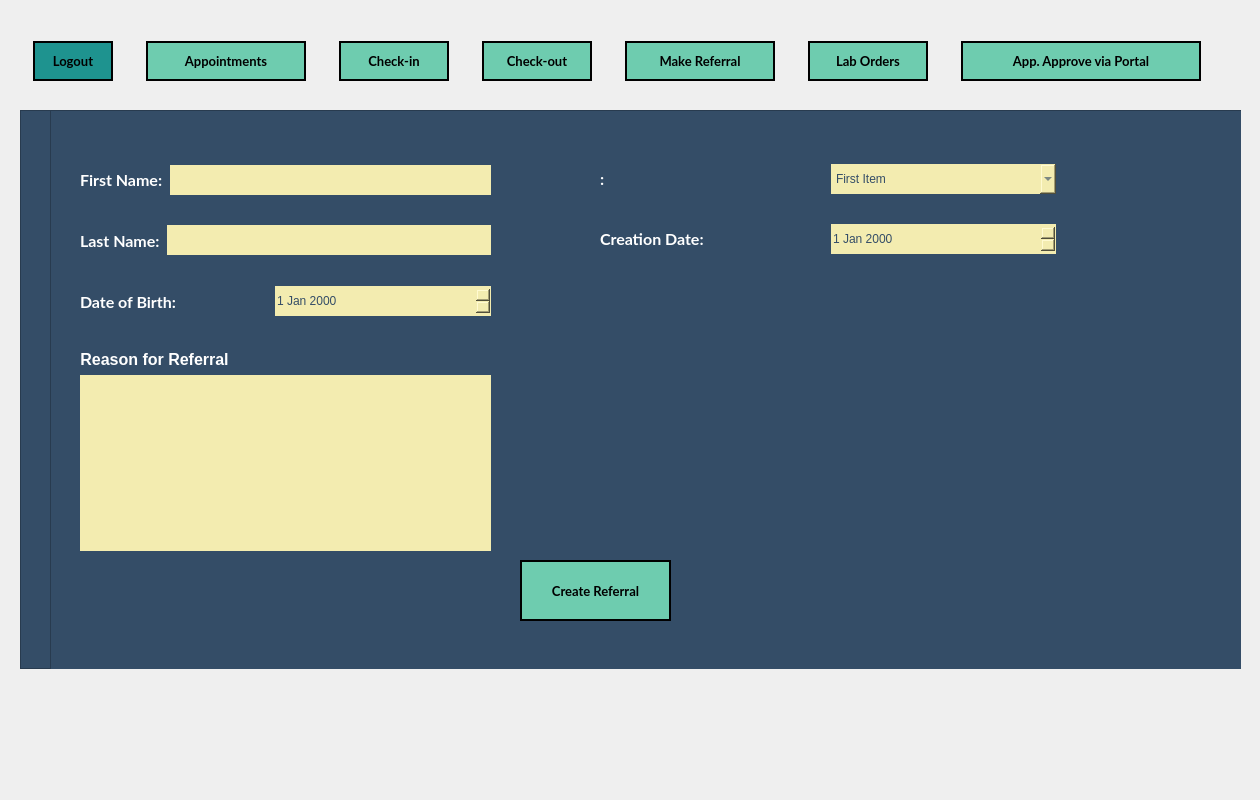
<?xml version="1.0" encoding="UTF-8"?>
<ui version="4.0">
 <class>MainWindow</class>
 <widget class="QMainWindow" name="MainWindow">
  <property name="geometry">
   <rect>
    <x>0</x>
    <y>0</y>
    <width>1260</width>
    <height>800</height>
   </rect>
  </property>
  <property name="minimumSize">
   <size>
    <width>1260</width>
    <height>800</height>
   </size>
  </property>
  <property name="maximumSize">
   <size>
    <width>1260</width>
    <height>800</height>
   </size>
  </property>
  <property name="windowTitle">
   <string>Forsyth Family Practice Center - [ TEMPLATE ]</string>
  </property>
  <property name="styleSheet">
   <string notr="true">border-image: url(:/newPrefix/imgs/app-bg.png);

QGroupBox, QFrame {
	border-image: none;
	border: none;
}</string>
  </property>
  <widget class="QWidget" name="centralwidget">
   <widget class="QGroupBox" name="groupBox_NavBar">
    <property name="geometry">
     <rect>
      <x>20</x>
      <y>40</y>
      <width>1221</width>
      <height>80</height>
     </rect>
    </property>
    <property name="styleSheet">
     <string notr="true">border: none; border-image: none;</string>
    </property>
    <property name="title">
     <string/>
    </property>
    <widget class="QWidget" name="layoutWidget">
     <property name="geometry">
      <rect>
       <x>0</x>
       <y>0</y>
       <width>1201</width>
       <height>42</height>
      </rect>
     </property>
     <layout class="QHBoxLayout" name="Layout_NavBar">
      <property name="spacing">
       <number>20</number>
      </property>
      <item>
       <widget class="QPushButton" name="Nav_LogoutBtn">
        <property name="minimumSize">
         <size>
          <width>80</width>
          <height>40</height>
         </size>
        </property>
        <property name="maximumSize">
         <size>
          <width>60</width>
          <height>16777215</height>
         </size>
        </property>
        <property name="font">
         <font>
          <family>Lato</family>
          <pointsize>10</pointsize>
          <weight>75</weight>
          <bold>true</bold>
         </font>
        </property>
        <property name="cursor">
         <cursorShape>PointingHandCursor</cursorShape>
        </property>
        <property name="styleSheet">
         <string notr="true">QPushButton {
	border-image: none;
	background-color: rgb(30, 147, 143);
	color: black;
	border: 2px solid black;
}

QPushButton::hover {
	background-color: rgb(14, 81, 85);
	color: white;
}</string>
        </property>
        <property name="text">
         <string>Logout</string>
        </property>
       </widget>
      </item>
      <item>
       <widget class="QPushButton" name="Nav_Appointments">
        <property name="sizePolicy">
         <sizepolicy hsizetype="Preferred" vsizetype="Fixed">
          <horstretch>0</horstretch>
          <verstretch>0</verstretch>
         </sizepolicy>
        </property>
        <property name="minimumSize">
         <size>
          <width>160</width>
          <height>40</height>
         </size>
        </property>
        <property name="maximumSize">
         <size>
          <width>90</width>
          <height>16777215</height>
         </size>
        </property>
        <property name="font">
         <font>
          <family>Lato</family>
          <pointsize>10</pointsize>
          <weight>75</weight>
          <bold>true</bold>
         </font>
        </property>
        <property name="cursor">
         <cursorShape>PointingHandCursor</cursorShape>
        </property>
        <property name="autoFillBackground">
         <bool>false</bool>
        </property>
        <property name="styleSheet">
         <string notr="true">QPushButton {
	border-image: none;
	background-color: #6ECCAF;
	color: black;
	border: 2px solid black;
}

QPushButton::hover {
	background-color: rgb(139, 231, 100);
	color: white;
}</string>
        </property>
        <property name="text">
         <string>Appointments</string>
        </property>
       </widget>
      </item>
      <item>
       <widget class="QPushButton" name="Nav_CheckinBtn">
        <property name="minimumSize">
         <size>
          <width>110</width>
          <height>40</height>
         </size>
        </property>
        <property name="maximumSize">
         <size>
          <width>80</width>
          <height>16777215</height>
         </size>
        </property>
        <property name="font">
         <font>
          <family>Lato</family>
          <pointsize>10</pointsize>
          <weight>75</weight>
          <bold>true</bold>
         </font>
        </property>
        <property name="cursor">
         <cursorShape>PointingHandCursor</cursorShape>
        </property>
        <property name="styleSheet">
         <string notr="true">QPushButton {
	border-image: none;
	background-color: #6ECCAF;
	color: black;
	border: 2px solid black;
}

QPushButton::hover {
	background-color: rgb(139, 231, 100);
	color: white;
}

</string>
        </property>
        <property name="text">
         <string>Check-in</string>
        </property>
       </widget>
      </item>
      <item>
       <widget class="QPushButton" name="Nav_CheckoutBtn">
        <property name="minimumSize">
         <size>
          <width>110</width>
          <height>40</height>
         </size>
        </property>
        <property name="maximumSize">
         <size>
          <width>90</width>
          <height>16777215</height>
         </size>
        </property>
        <property name="font">
         <font>
          <family>Lato</family>
          <pointsize>10</pointsize>
          <weight>75</weight>
          <bold>true</bold>
         </font>
        </property>
        <property name="cursor">
         <cursorShape>PointingHandCursor</cursorShape>
        </property>
        <property name="styleSheet">
         <string notr="true">QPushButton {
	border-image: none;
	background-color: #6ECCAF;
	color: black;
	border: 2px solid black;
}

QPushButton::hover {
	background-color: rgb(139, 231, 100);
	color: white;
}</string>
        </property>
        <property name="text">
         <string>Check-out</string>
        </property>
       </widget>
      </item>
      <item>
       <widget class="QPushButton" name="Nav_MakeReferralBtn">
        <property name="minimumSize">
         <size>
          <width>150</width>
          <height>40</height>
         </size>
        </property>
        <property name="maximumSize">
         <size>
          <width>110</width>
          <height>16777215</height>
         </size>
        </property>
        <property name="font">
         <font>
          <family>Lato</family>
          <pointsize>10</pointsize>
          <weight>75</weight>
          <bold>true</bold>
         </font>
        </property>
        <property name="cursor">
         <cursorShape>PointingHandCursor</cursorShape>
        </property>
        <property name="styleSheet">
         <string notr="true">QPushButton {
	border-image: none;
	background-color: #6ECCAF;
	color: black;
	border: 2px solid black;
}

QPushButton::hover {
	background-color: rgb(139, 231, 100);
	color: white;
}
</string>
        </property>
        <property name="text">
         <string>Make Referral</string>
        </property>
       </widget>
      </item>
      <item>
       <widget class="QPushButton" name="Nav_LabOrdersBtn">
        <property name="minimumSize">
         <size>
          <width>120</width>
          <height>40</height>
         </size>
        </property>
        <property name="maximumSize">
         <size>
          <width>90</width>
          <height>16777215</height>
         </size>
        </property>
        <property name="font">
         <font>
          <family>Lato</family>
          <pointsize>10</pointsize>
          <weight>75</weight>
          <bold>true</bold>
         </font>
        </property>
        <property name="cursor">
         <cursorShape>PointingHandCursor</cursorShape>
        </property>
        <property name="styleSheet">
         <string notr="true">QPushButton {
	border-image: none;
	background-color: #6ECCAF;
	color: black;
	border: 2px solid black;
}

QPushButton::hover {
	background-color: rgb(139, 231, 100);
	color: white;
}</string>
        </property>
        <property name="text">
         <string>Lab Orders</string>
        </property>
       </widget>
      </item>
      <item>
       <widget class="QPushButton" name="Nav_ApproveAppointmentsBtn">
        <property name="minimumSize">
         <size>
          <width>240</width>
          <height>40</height>
         </size>
        </property>
        <property name="maximumSize">
         <size>
          <width>90</width>
          <height>16777215</height>
         </size>
        </property>
        <property name="font">
         <font>
          <family>Lato</family>
          <pointsize>10</pointsize>
          <weight>75</weight>
          <bold>true</bold>
         </font>
        </property>
        <property name="cursor">
         <cursorShape>PointingHandCursor</cursorShape>
        </property>
        <property name="styleSheet">
         <string notr="true">QPushButton {
	border-image: none;
	background-color: #6ECCAF;
	color: black;
	border: 2px solid black;
}

QPushButton::hover {
	background-color: rgb(139, 231, 100);
	color: white;
}</string>
        </property>
        <property name="text">
         <string>App. Approve via Portal</string>
        </property>
       </widget>
      </item>
     </layout>
    </widget>
   </widget>
   <widget class="QWidget" name="layoutWidget">
    <property name="geometry">
     <rect>
      <x>0</x>
      <y>0</y>
      <width>2</width>
      <height>2</height>
     </rect>
    </property>
    <layout class="QHBoxLayout" name="horizontalLayout_6"/>
   </widget>
   <widget class="QFrame" name="Main_Frame">
    <property name="geometry">
     <rect>
      <x>20</x>
      <y>110</y>
      <width>1221</width>
      <height>559</height>
     </rect>
    </property>
    <property name="minimumSize">
     <size>
      <width>0</width>
      <height>0</height>
     </size>
    </property>
    <property name="maximumSize">
     <size>
      <width>16777215</width>
      <height>16777215</height>
     </size>
    </property>
    <property name="styleSheet">
     <string notr="true">QFrame {
	border-image: none;
	background-color: rgb(52, 77, 103);
}



QLineEdit, QComboBox, QDateEdit, QDateTimeEdit {
	border-image: none;
    border: none;
	min-width: 200px;
	height: 30px;
	background-color: #F3ECB0;
	color: #344D67;
	font-family: &quot;MS Shell Dlg 2&quot;;
	font-size: 11;
}

QLabel {
	color: white;
}</string>
    </property>
    <property name="frameShape">
     <enum>QFrame::StyledPanel</enum>
    </property>
    <property name="frameShadow">
     <enum>QFrame::Raised</enum>
    </property>
    <widget class="QFrame" name="InputFrame">
     <property name="geometry">
      <rect>
       <x>30</x>
       <y>0</y>
       <width>1251</width>
       <height>561</height>
      </rect>
     </property>
     <property name="styleSheet">
      <string notr="true">border-image: none;
</string>
     </property>
     <property name="frameShape">
      <enum>QFrame::StyledPanel</enum>
     </property>
     <property name="frameShadow">
      <enum>QFrame::Raised</enum>
     </property>
     <widget class="QWidget" name="layoutWidget">
      <property name="geometry">
       <rect>
        <x>30</x>
        <y>50</y>
        <width>411</width>
        <height>41</height>
       </rect>
      </property>
      <layout class="QVBoxLayout" name="verticalLayout">
       <item>
        <layout class="QHBoxLayout" name="Layout_PatientFirstName">
         <property name="spacing">
          <number>7</number>
         </property>
         <item>
          <widget class="QLabel" name="Label_PatientFirstName">
           <property name="font">
            <font>
             <family>Lato</family>
             <pointsize>12</pointsize>
             <weight>75</weight>
             <bold>true</bold>
            </font>
           </property>
           <property name="styleSheet">
            <string notr="true"/>
           </property>
           <property name="text">
            <string>First Name:</string>
           </property>
          </widget>
         </item>
         <item>
          <widget class="QLineEdit" name="LineEdit_PatientFirstName">
           <property name="font">
            <font>
             <family>MS Shell Dlg 2</family>
             <pointsize>11</pointsize>
            </font>
           </property>
           <property name="styleSheet">
            <string notr="true"/>
           </property>
           <property name="text">
            <string/>
           </property>
           <property name="alignment">
            <set>Qt::AlignLeading|Qt::AlignLeft|Qt::AlignVCenter</set>
           </property>
          </widget>
         </item>
        </layout>
       </item>
      </layout>
     </widget>
     <widget class="QWidget" name="layoutWidget">
      <property name="geometry">
       <rect>
        <x>550</x>
        <y>50</y>
        <width>456</width>
        <height>38</height>
       </rect>
      </property>
      <layout class="QHBoxLayout" name="Layout_comboBox_TEMPLATE">
       <item>
        <widget class="QLabel" name="Label_Dropbox_TEMPLATE">
         <property name="font">
          <font>
           <family>Lato</family>
           <pointsize>12</pointsize>
           <weight>75</weight>
           <bold>true</bold>
          </font>
         </property>
         <property name="styleSheet">
          <string notr="true"/>
         </property>
         <property name="text">
          <string>:</string>
         </property>
        </widget>
       </item>
       <item>
        <widget class="QComboBox" name="comboBox">
         <item>
          <property name="text">
           <string>First Item</string>
          </property>
         </item>
         <item>
          <property name="text">
           <string>Second Item</string>
          </property>
         </item>
        </widget>
       </item>
      </layout>
     </widget>
     <widget class="QWidget" name="layoutWidget_3">
      <property name="geometry">
       <rect>
        <x>550</x>
        <y>110</y>
        <width>456</width>
        <height>38</height>
       </rect>
      </property>
      <layout class="QHBoxLayout" name="Layout_comboBox_Creation_Date">
       <item>
        <widget class="QLabel" name="Label_Dropbox_TEMPLATE_3">
         <property name="font">
          <font>
           <family>Lato</family>
           <pointsize>12</pointsize>
           <weight>75</weight>
           <bold>true</bold>
          </font>
         </property>
         <property name="styleSheet">
          <string notr="true"/>
         </property>
         <property name="text">
          <string>Creation Date:</string>
         </property>
        </widget>
       </item>
       <item>
        <widget class="QDateEdit" name="dateEdit"/>
       </item>
      </layout>
     </widget>
     <widget class="QPushButton" name="Nav_CreateReferral">
      <property name="geometry">
       <rect>
        <x>470</x>
        <y>450</y>
        <width>151</width>
        <height>61</height>
       </rect>
      </property>
      <property name="minimumSize">
       <size>
        <width>110</width>
        <height>40</height>
       </size>
      </property>
      <property name="font">
       <font>
        <family>Lato</family>
        <pointsize>10</pointsize>
        <weight>75</weight>
        <bold>true</bold>
       </font>
      </property>
      <property name="cursor">
       <cursorShape>PointingHandCursor</cursorShape>
      </property>
      <property name="styleSheet">
       <string notr="true">QPushButton {
	border-image: none;
	background-color: #6ECCAF;
	color: black;
	border: 2px solid black;
}

QPushButton::hover {
	background-color: rgb(139, 231, 100);
	color: white;
}</string>
      </property>
      <property name="text">
       <string>Create Referral</string>
      </property>
      <property name="iconSize">
       <size>
        <width>25</width>
        <height>25</height>
       </size>
      </property>
     </widget>
     <widget class="QWidget" name="layoutWidget_2">
      <property name="geometry">
       <rect>
        <x>30</x>
        <y>110</y>
        <width>411</width>
        <height>41</height>
       </rect>
      </property>
      <layout class="QHBoxLayout" name="Layout_PatientFirstName_2">
       <property name="spacing">
        <number>7</number>
       </property>
       <item>
        <widget class="QLabel" name="Label_PatientFirstName_2">
         <property name="font">
          <font>
           <family>Lato</family>
           <pointsize>12</pointsize>
           <weight>75</weight>
           <bold>true</bold>
          </font>
         </property>
         <property name="styleSheet">
          <string notr="true"/>
         </property>
         <property name="text">
          <string>Last Name:</string>
         </property>
        </widget>
       </item>
       <item>
        <widget class="QLineEdit" name="LineEdit_PatientFirstName_2">
         <property name="font">
          <font>
           <family>MS Shell Dlg 2</family>
           <pointsize>11</pointsize>
          </font>
         </property>
         <property name="styleSheet">
          <string notr="true"/>
         </property>
         <property name="text">
          <string/>
         </property>
         <property name="alignment">
          <set>Qt::AlignLeading|Qt::AlignLeft|Qt::AlignVCenter</set>
         </property>
        </widget>
       </item>
      </layout>
     </widget>
     <widget class="QWidget" name="layoutWidget_4">
      <property name="geometry">
       <rect>
        <x>30</x>
        <y>171</y>
        <width>411</width>
        <height>41</height>
       </rect>
      </property>
      <layout class="QHBoxLayout" name="Layout_PatientFirstName_3">
       <property name="spacing">
        <number>7</number>
       </property>
       <item>
        <widget class="QLabel" name="Label_PatientFirstName_3">
         <property name="font">
          <font>
           <family>Lato</family>
           <pointsize>12</pointsize>
           <weight>75</weight>
           <bold>true</bold>
          </font>
         </property>
         <property name="styleSheet">
          <string notr="true"/>
         </property>
         <property name="text">
          <string>Date of Birth:</string>
         </property>
        </widget>
       </item>
       <item>
        <widget class="QDateEdit" name="dateEdit_2"/>
       </item>
      </layout>
     </widget>
     <widget class="QWidget" name="">
      <property name="geometry">
       <rect>
        <x>30</x>
        <y>240</y>
        <width>411</width>
        <height>201</height>
       </rect>
      </property>
      <layout class="QVBoxLayout" name="ReferralReason">
       <item>
        <widget class="QLabel" name="Label_Reason">
         <property name="sizePolicy">
          <sizepolicy hsizetype="Maximum" vsizetype="Maximum">
           <horstretch>0</horstretch>
           <verstretch>0</verstretch>
          </sizepolicy>
         </property>
         <property name="font">
          <font>
           <pointsize>12</pointsize>
           <weight>75</weight>
           <bold>true</bold>
          </font>
         </property>
         <property name="text">
          <string>Reason for Referral</string>
         </property>
         <property name="alignment">
          <set>Qt::AlignCenter</set>
         </property>
        </widget>
       </item>
       <item>
        <widget class="QLineEdit" name="LineEdit_Reason">
         <property name="sizePolicy">
          <sizepolicy hsizetype="Expanding" vsizetype="Expanding">
           <horstretch>0</horstretch>
           <verstretch>0</verstretch>
          </sizepolicy>
         </property>
        </widget>
       </item>
      </layout>
     </widget>
    </widget>
   </widget>
  </widget>
 </widget>
 <resources>
  <include location="assets/qrc/app-bg.qrc"/>
 </resources>
 <connections/>
</ui>
